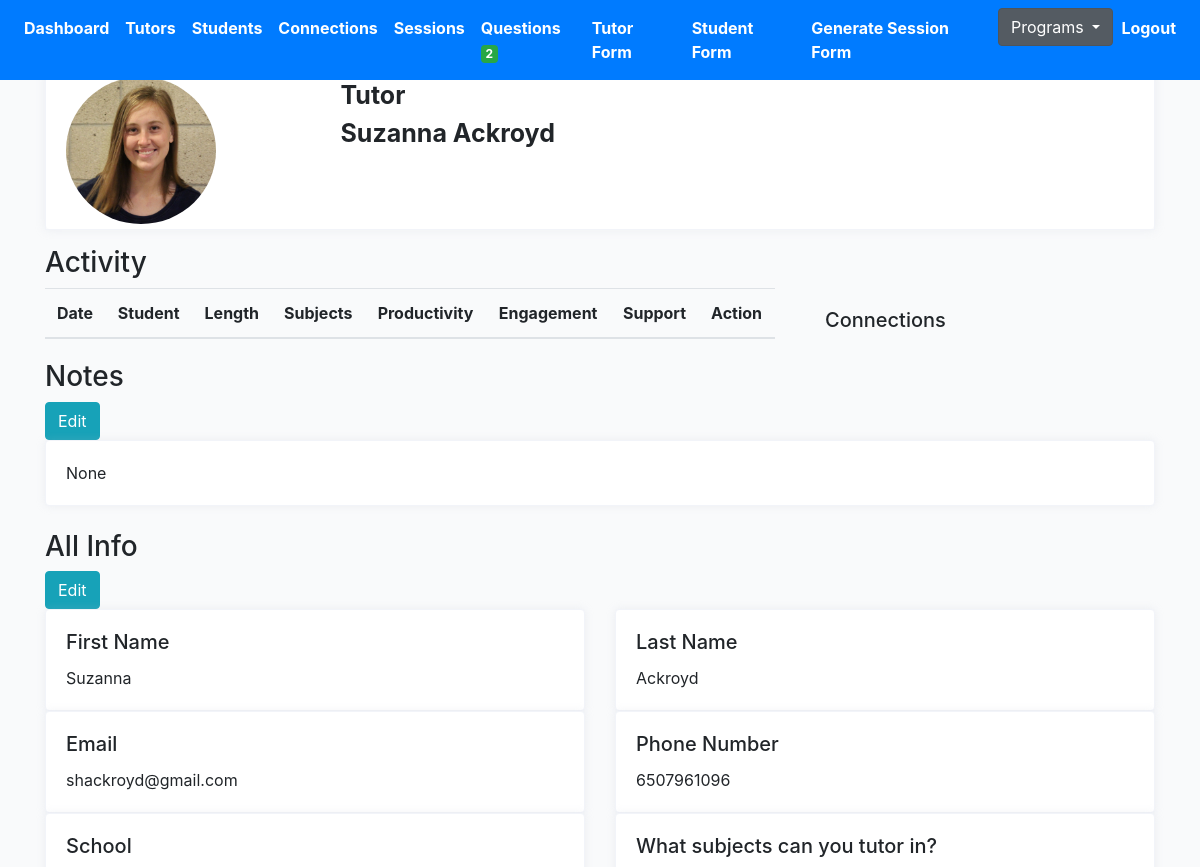
The page /tutoring/suzanna-ackroyd/profile-detail (signed in, upper part) on the database as committed earlier.
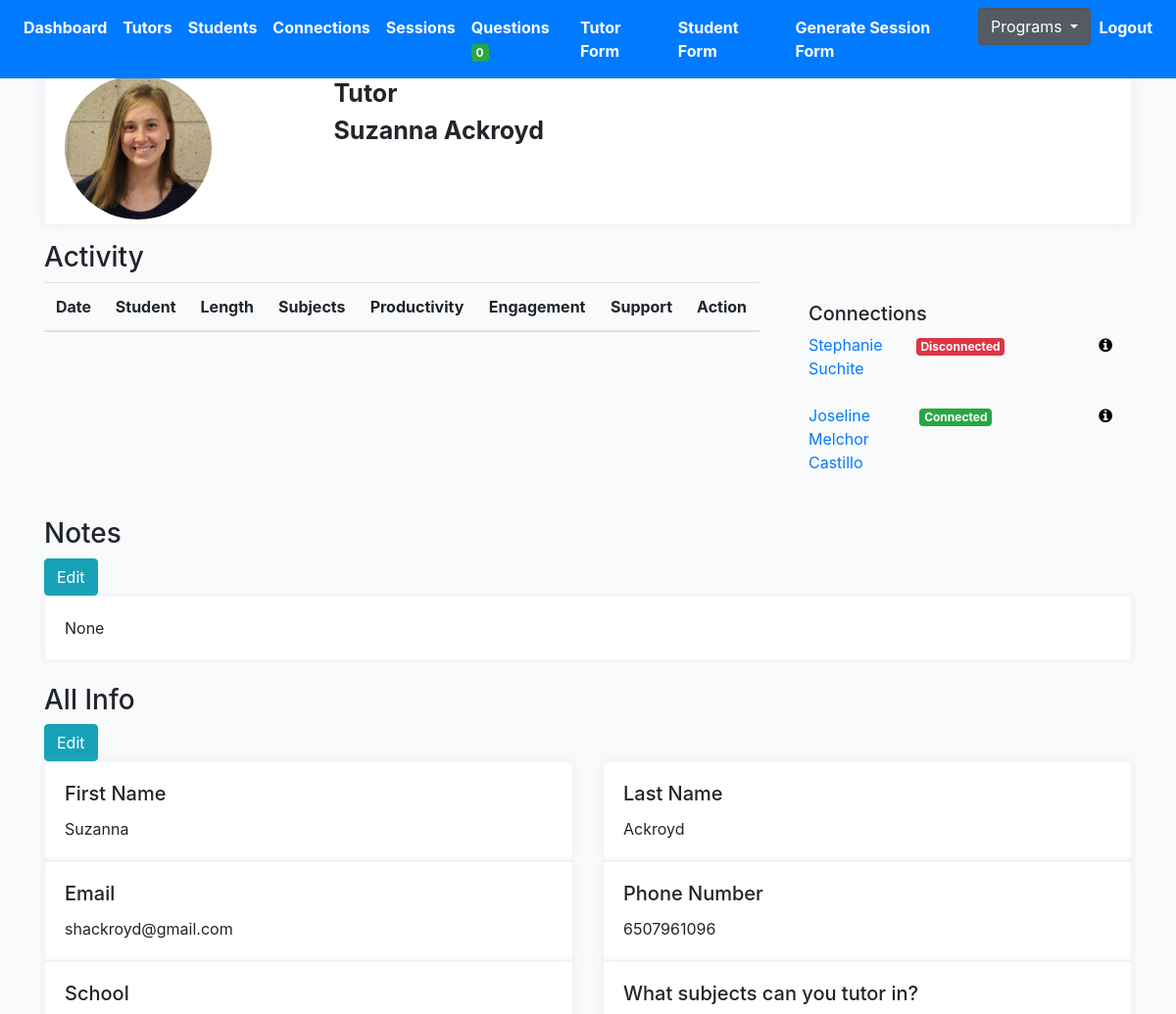
The same page on the database as committed later.
### profiles/models.py (models this page shows, shortened)
class Connection(models.Model):
    created = models.DateTimeField(auto_now_add=True)
    student = models.ForeignKey(Profile, on_delete=models.CASCADE, related_name='student')
    tutor = models.ForeignKey(Profile, on_delete=models.CASCADE, related_name='tutor')
    status = models.CharField(max_length=200, choices=STATUS_CHOICES)
    updated = models.DateTimeField(auto_now=True)
    flag = models.BooleanField(default=False)
    note = models.TextField(null=True, blank=True, max_length=1000)
    def get_absolute_url(self):
        return reverse("profiles:connection-detail-view", kwargs={"pk": self.pk})

class Profile(models.Model):
    role = models.CharField(max_length=200, choices=ROLE_CHOICES_PROFILE, null=True)
    avatar = models.ImageField(default='avatar.png', upload_to='avatars/')
    first_name = models.CharField(max_length=200, blank=True)
    last_name = models.CharField(max_length=200, blank=True)
    email = models.EmailField(max_length=200, blank=True)
    student_grade = models.CharField(null=True, blank=True, max_length=200, choices=STUDENT_GRADE_CHOICES)
    grade = models.CharField(null=True, blank=True, max_length=200, choices=GRADE_CHOICES)
    academic_advisor = models.ForeignKey(Academicadvisor, null=True, blank=True, on_delete=models.CASCADE, related_name='academic_advisor')
    academic_advisor_email = models.EmailField(max_length=200, blank=True)
    subjects = models.ManyToManyField(Subject, blank=True, related_name='subjects')
    school = models.CharField(max_length=200, blank=True)
    friends = models.ManyToManyField("self", blank=True, related_name='testfriends')
    updated = models.DateTimeField(auto_now=True)
    created = models.DateTimeField(auto_now_add=True)
    slug = models.SlugField(unique=True, blank=True)
    flag = models.BooleanField(default=False)
    parent1_first_name = models.CharField(max_length=200, blank=True)
    parent1_last_name = models.CharField(max_length=200, blank=True)
    parent1_phone = models.CharField(max_length=200, blank=True)
    parent1_email = models.EmailField(max_length=200, blank=True)
    student_capacity = models.IntegerField(null=True, blank=True)
    phone = models.CharField(max_length=200, blank=True)
    question = models.TextField(null=True, blank=True, max_length=1000)
    languages = models.ManyToManyField(Language, blank=True, related_name='subjects')
    comfortable_share_phone = models.BooleanField(default=False)
    permission_share_grade = models.BooleanField(default=False)
    optional_school_loop_profile_link = models.TextField(null=True, blank=True, max_length=500)
    optional_school_loop_username = models.TextField(null=True, blank=True, max_length=500)
    optional_school_loop_password = models.TextField(null=True, blank=True, max_length=500)
    parent_languages = models.CharField(null=True, blank=True, max_length=200, choices=LANGUAGE_CHOICES)
    age = models.IntegerField(null=True, blank=True)
    ethnic = models.CharField(null=True, blank=True, max_length=200, choices=ETHNIC_CHOICES)
    note = models.TextField(null=True, blank=True, max_length=1000)
    interest = models.ManyToManyField(Interest, blank=True, related_name='interest')
    def get_absolute_url(self):
        return reverse("profiles:profile-detail-view", kwargs={"slug": self.slug})
    def get_subjects(self):
        return self.subjects.all()
    def get_languages(self):
        return self.languages.all()
    def get_tutor_connections(self):
        return self.tutor.filter()
    def get_interests(self):
        return self.interest.all()
    __initial_first_name = None
    __initial_last_name = None
    def __init__(self, *args, **kwargs):
        super().__init__(*args, **kwargs)
        self.__initial_first_name = self.first_name
        self.__initial_last_name = self.last_name

### profiles/views.py (the view)
# urls.py: path('<slug>/profile-detail', ProfileDetailView.as_view(), name='profile-detail-view'),
@method_decorator(login_required, name='dispatch')
@method_decorator(allowed_users(allowed_roles=['tutor', 'admin']), name='dispatch')
class ProfileDetailView(DetailView):
    model = Profile
    template_name = 'tutor/profile-detail.html'
    def get_object(self):
        slug = self.kwargs.get('slug')
        profile = Profile.objects.get(slug=slug)
        return profile
    def get_context_data(self, **kwargs):
        context = super().get_context_data(**kwargs)
        slug = self.kwargs.get('slug')
        profile = Profile.objects.get(slug=slug)
        sessions = Session.objects.filter(submit_status=True).filter(Q(connection__tutor=profile) | Q(connection__student=profile))
        sessions_ = []
        for item in sessions:
            sessions_.append(item)
        context["sessions"] = sessions_
        return context

### cprofiles/context_processors.py (called while the page is built)
def choice_question(request):
    if(request.user.id):
        choice_unanswered_question_num = Question.objects.filter(status="UNANSWERED").count()
        return {
            'choice_unanswered_question_num' : choice_unanswered_question_num
        }
    return {}

### middleschool/context_processors.py (called while the page is built)
def middle_school_question(request):
    if(request.user.id):
        middle_school_unanswered_question_num = Question.objects.filter(status="UNANSWERED").count()
        return {
            'middle_school_unanswered_question_num' : middle_school_unanswered_question_num
        }
    return {}

### mprofiles/context_processors.py (called while the page is built)
def mentor_question(request):
    if(request.user.id):
        mentor_unanswered_question_num = Question.objects.filter(status="UNANSWERED").count()
        return {
            'mentor_unanswered_question_num' : mentor_unanswered_question_num
        }
    return {}

### profiles/context_processors.py (called while the page is built)
def high_school_question(request):
    if(request.user.id):
        high_school_unanswered_question_num = Question.objects.filter(status="UNANSWERED").count()
        return {
            'high_school_unanswered_question_num' : high_school_unanswered_question_num
        }
    return {}

### profiles/models.py (called while the page is built)
    def __str__(self):
        return self.name

### templates/tutor/profile-detail.html (shortened to what the changed rows need)
{% extends 'base.html' %}
{% load static %}
{% block stylesheet %}{% static '/css/profile.css' %}{% endblock %}
{% block content %}
<div class="row">
    <div class="col-8 table-responsive-lg">
        <table class="table">
            <thead>
                <tr>
                    <th scope="col">Date</th>
                    <th scope="col">{% if profile.role == 'student' %}Tutor{% else %}Student{% endif %}</th>
                    <th scope="col">Length</th>
                    <th scope="col">Subjects</th>
                    <th scope="col">Productivity</th>
                    <th scope="col">Engagement</th>
                    <th scope="col">Support</th>
                    <th scope="col">Action</th>
                </tr>
            </thead>
        </table>
    </div>
    <div class="col-4">
        <div class="card-body">
            {% if profile.role == 'tutor' %}
            {% for connection in profile.get_tutor_connections %}
            <div class="row">
                <div class="col"><a href="{{connection.student.get_absolute_url}}">{{connection.student.first_name}}
                        {{connection.student.last_name}}</a></div>
                {% if connection.status == 'connected' %}
                <div class="col"><span class="badge badge-success">Connected</div>
                {% elif connection.status == 'disconnected' %}
                <div class="col"><span class="badge badge-danger">Disconnected</div>
                {% elif connection.status == 'inactive' %}
                <div class="col"><span class="badge badge-warning">Inactive</div>
                {% endif %}
                <div class="col" style="text-align: right;"><a href="{{connection.get_absolute_url}}"><i
                            class="fa fa-info-circle" style="color:black"></i></a></div>
            </div>
            {% endfor %}
            {% endif %}
        </div>
    </div>
</div>
{% endblock content %}

Rows that differ between the two databases and show on the page:
added Connection: student.first_name "Stephanie", student.last_name "Suchite", status "Disconnected"
added Connection: student.first_name "Joseline", student.last_name "Melchor Castillo", status "Connected"
Other text that changed with them:
{{ high_school_unanswered_question_num }}: "2" → "0"
